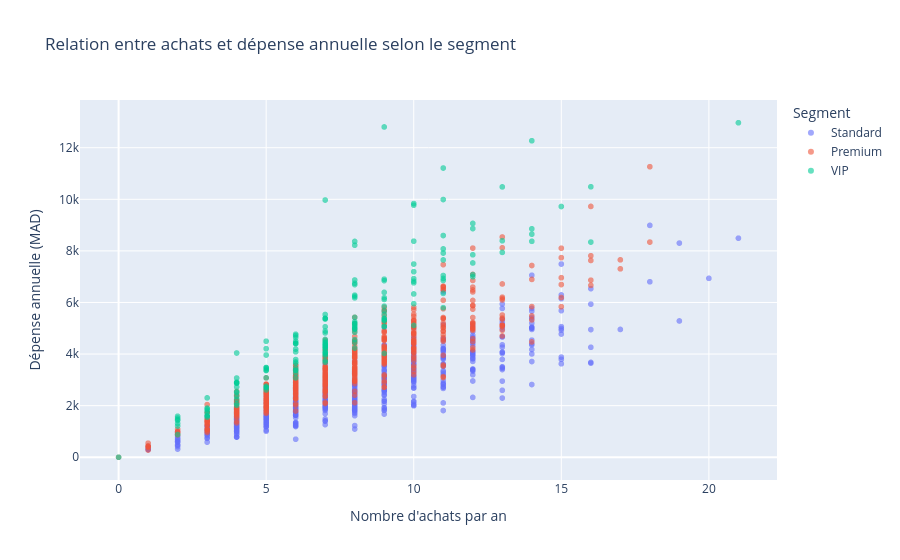

The code cell stored with this chart in its notebook:
### Markdown cell above
## 4.1	Deux quantitatives + une qualitative : achats, dépense et segment

### Code cell
#1.	Tracer le nuage nb_achats_an (x) × depense_annuelle (y), en coloriant les points par segment_client.
fig = px.scatter(
    df,
    x='nb_achats_an',
    y='depense_annuelle',
    color='segment_client',
    opacity=0.6,
    title="Relation entre achats et dépense annuelle selon le segment",
    labels={
        'nb_achats_an': "Nombre d'achats par an",
        'depense_annuelle': "Dépense annuelle (MAD)",
        'segment_client': "Segment"
    })

fig.show()

### Figure 1 — Plotly figure (JSON) as saved in the notebook; plotly's stock layout.template omitted (floating-point values rounded to 4 significant figures; data arrays with more than 128 entries replaced by an {"elided": "..."} marker saying what was removed)
{"data": [{"hovertemplate": "Segment=Standard<br>Nombre d'achats par an=%{x}<br>Dépense annuelle (MAD)=%{y}<extra></extra>", "legendgroup": "Standard", "marker": {"color": "#636efa", "opacity": 0.6, "symbol": "circle"}, "mode": "markers", "name": "Standard", "showlegend": true, "type": "scattergl", "x": {"elided": "580 int values"}, "xaxis": "x", "y": {"elided": "580 float values"}, "yaxis": "y"}, {"hovertemplate": "Segment=Premium<br>Nombre d'achats par an=%{x}<br>Dépense annuelle (MAD)=%{y}<extra></extra>", "legendgroup": "Premium", "marker": {"color": "#EF553B", "opacity": 0.6, "symbol": "circle"}, "mode": "markers", "name": "Premium", "showlegend": true, "type": "scattergl", "x": {"elided": "458 int values"}, "xaxis": "x", "y": {"elided": "458 float values"}, "yaxis": "y"}, {"hovertemplate": "Segment=VIP<br>Nombre d'achats par an=%{x}<br>Dépense annuelle (MAD)=%{y}<extra></extra>", "legendgroup": "VIP", "marker": {"color": "#00cc96", "opacity": 0.6, "symbol": "circle"}, "mode": "markers", "name": "VIP", "showlegend": true, "type": "scattergl", "x": {"elided": "162 int values"}, "xaxis": "x", "y": {"elided": "162 float values"}, "yaxis": "y"}], "layout": {"legend": {"title": {"text": "Segment"}, "tracegroupgap": 0}, "title": {"text": "Relation entre achats et dépense annuelle selon le segment"}, "xaxis": {"anchor": "y", "domain": [0, 1], "title": {"text": "Nombre d'achats par an"}}, "yaxis": {"anchor": "x", "domain": [0, 1], "title": {"text": "Dépense annuelle (MAD)"}}}}
